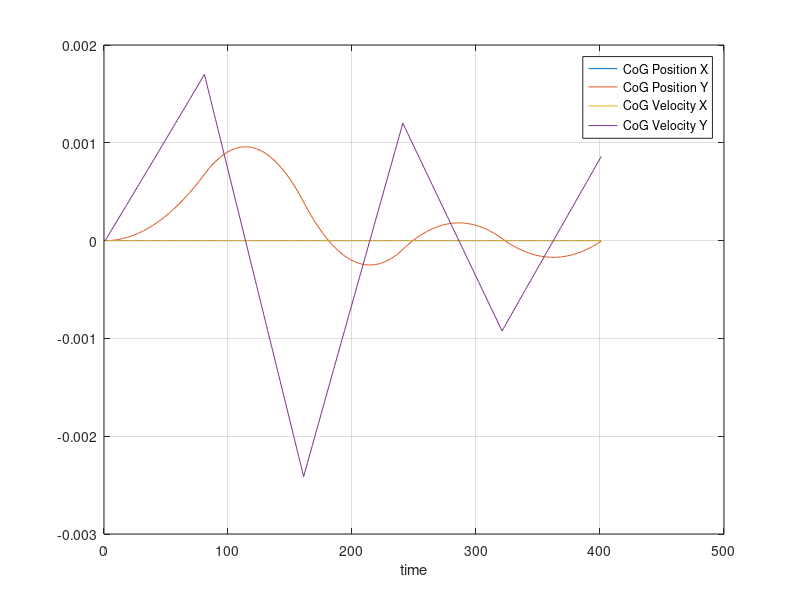

This figure's MATLAB source:
clear;

load WPG_log.dat;

[a, b] = size(WPG_log);

t = 1:a;

plot(t, WPG_log)

legend("CoG Position X", "CoG Position Y", "CoG Velocity X", "CoG Velocity Y", "p x fix", "p y fix", "LandingPosition X", "LandingPosition Y")
xlabel("time")
grid on

% reference https://jp.mathworks.com/help/matlab/data_analysis/plotting-data.html
